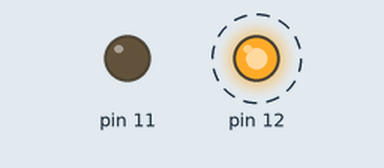
Bench run of a sketch on a simulated Arduino Uno, built with avr-gcc and run on an emulated ATmega328P. On the bench: output pins drawn as LEDs (lit = HIGH). Dashed ring = blinking.

Above: at 0.2 s.
Timing chart, 0 to 3.0 s (numbered marks = the images above):
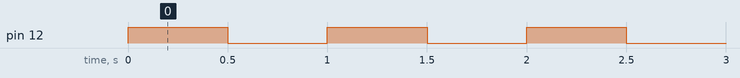

Measured:
- by itself, pin 12: alternates HIGH for 0.50 s and LOW for 0.50 s

The sketch:

variableChallengeV2noABP.ino
```cpp
int t = 0 ;

void setup()
{
  pinMode(12, OUTPUT);
  pinMode(11, OUTPUT);
}

void loop()
{
  t = 500 ;
  digitalWrite(12, HIGH);
  digitalWrite(12, HIGH);
  delay( t );
  digitalWrite(12, LOW);
  digitalWrite(11, LOW);
  delay( t );
}
```
